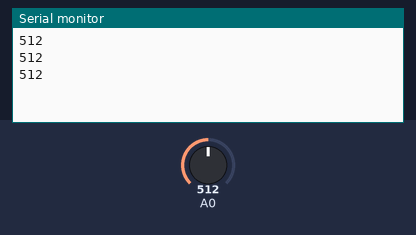
A sketch run on a simulated Arduino Uno, built with avr-gcc and run on an emulated ATmega328P. On the bench: the last lines printed to the serial monitor. Inputs (shaded band) come from the test bench; at power-on: A0 = 512.

Above: at 1.3 s.
1.4 s: A0 set to 716
At 1.9 s:
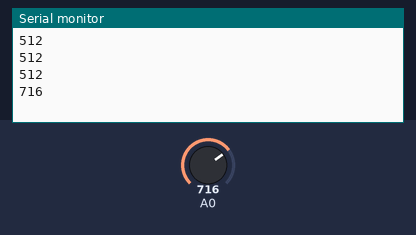
2.9 s: A0 set to 900
At 3.4 s:
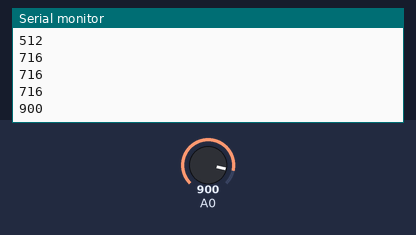
Timing chart, 0 to 5.9 s (numbered marks = the images above; inputs shaded):
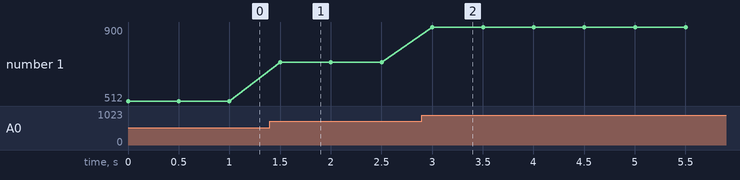

The sketch:

pot_analog_read.ino
```cpp
void setup() {
  // put your setup code here, to run once:
  Serial.begin(9600);
}

void loop() {
  // put your main code here, to run repeatedly:

  int pValor = analogRead(A0);

  Serial.println(pValor);
  delay(500);
}
```

Measured:
- after the input at 1.4 s, the serial monitor: prints a new line after 0.10 s (image 1)
- after the input at 2.9 s, the serial monitor: prints a new line after 0.10 s (image 2)
- plotted number 1: 512 → 716 after the input at 1.4 s, 716 → 900 after the input at 2.9 s
